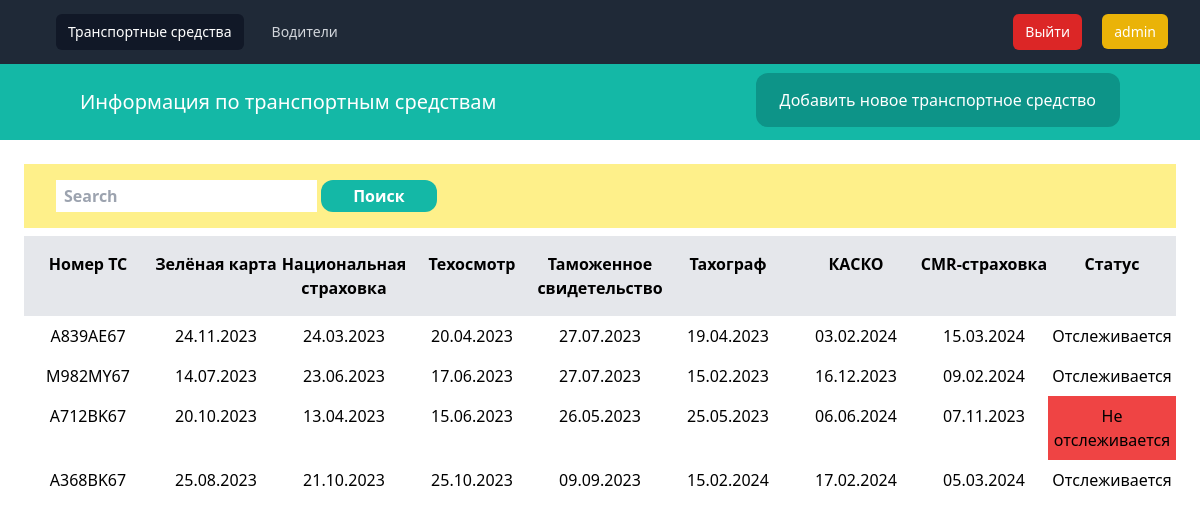
/cars/ (signed in), run on an earlier commit of the app's database.
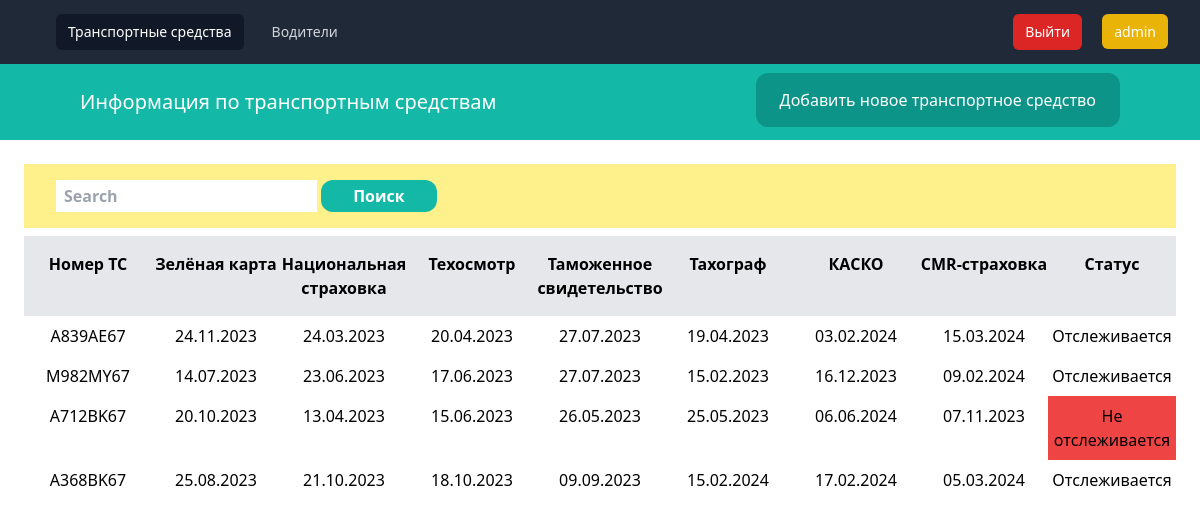
And on a later commit of the database.
### database/models.py (models this page shows, shortened)
class Car(models.Model):
    number = models.CharField(verbose_name='Номер авто', max_length=10)
    green_card = models.DateField(verbose_name='Зелёнка', blank=True, null=True)
    strahovka = models.DateField(verbose_name='Страховка', blank=True, null=True)
    tehosmotr = models.DateField(verbose_name='Техосмотр', blank=True, null=True)
    tahograf = models.DateField(verbose_name='Тахограф', blank=True, null=True)
    tamogennoye = models.DateField(verbose_name='Таможенное', blank=True, null=True)
    kasko = models.DateField(verbose_name='КАСКО', blank=True, null=True)
    cmr_strahovka = models.DateField(verbose_name='CMR-страховка', blank=True, null=True)
    active = models.BooleanField(verbose_name='Отслеживать?', default=True)
    class Meta:
        verbose_name = 'Транспортное средство'
        verbose_name_plural = 'Транспортные средства'

### database/views.py (the view)
# urls.py: path('cars/', cars, name='cars'),
@login_required
def cars(request):
    search_by = request.GET.get('search_by')
    query = request.GET.get('query')
    if query:
        if search_by == "number":
            cars = Car.objects.filter(number__icontains=query)
    else:
        cars = Car.objects.all()
    return render(request, 'database/cars/cars.html', {'cars': cars})

### database/templates/database/cars/cars.html (shortened to what this page needs)
{% extends 'database/cars/base.html'%}
{% block content %}
    <div class="mb-4 py-6 px-6">
        {% if cars %}
            <div class="flex justify-between">
                <form class="form-inline py-4 px-8 bg-yellow-200 font-semibold w-full" action="{% url 'cars' %}">
                    <input class="form-control py-1 px-2" type="search" placeholder="Search" aria-label="Search" name="query">
                    <button class="btn btn-success py-1 px-8 bg-teal-500 text-white rounded-xl" type="submit">Поиск</button>
                </form>
            </div>
            <div class="mt-2 flex justify-between">
                <p class="py-4 text-center bg-gray-200 font-semibold w-full">Номер ТС</p>
                <p class="py-4 text-center bg-gray-200 font-semibold w-full">Зелёная карта</p>
                <p class="py-4 text-center bg-gray-200 font-semibold w-full">Национальная страховка</p>
                <p class="py-4 text-center bg-gray-200 font-semibold w-full">Техосмотр</p>
                <p class="py-4 text-center bg-gray-200 font-semibold w-full">Таможенное свидетельство</p>
                <p class="py-4 text-center bg-gray-200 font-semibold w-full">Тахограф</p>
                <p class="py-4 text-center bg-gray-200 font-semibold w-full">КАСКО</p>
                <p class="py-4 text-center bg-gray-200 font-semibold w-full">CMR-страховка</p>
                <p class="py-4 text-center bg-gray-200 font-semibold w-full">Статус</p>
            </div>
            {% for car in cars %}
                <div class="flex justify-between">
                    <p class="py-2 text-center w-full">
                        <a href="{% url 'car_edit' car.id %}"> {{ car.number }} </a>
                    </p>
                    <p class="py-2 text-center w-full">{{ car.green_card|date:"d.m.Y" }}</p>
                    <p class="py-2 text-center w-full">{{ car.strahovka|date:"d.m.Y" }}</p>
                    <p class="py-2 text-center w-full">{{ car.tehosmotr|date:"d.m.Y" }}</p>
                    <p class="py-2 text-center w-full">{{ car.tahograf|date:"d.m.Y" }}</p>
                    <p class="py-2 text-center w-full">{{ car.tamogennoye|date:"d.m.Y" }}</p>
                    <p class="py-2 text-center w-full">{{ car.kasko|date:"d.m.Y" }}</p>
                    <p class="py-2 text-center w-full">{{ car.cmr_strahovka|date:"d.m.Y" }}</p>
                    {% if car.active == True %}
                        <p class="py-2 text-center w-full">Отслеживается</p>
                    {% else %}
                        <p class="py-2 text-center bg-red-500 w-full">Не отслеживается</p>
                    {% endif %}
                </div>
            {% endfor %}
        {% else %}
            <p class="mt-6 px-2">На данный момент ни одного транспортного средства в базу данных не внесено...</p>
        {% endif %}
    </div>
{% endblock %}

What changed in the data, as far as the page shows it:
changed Car "A368BK67": tehosmotr "25.10.2023" → "18.10.2023"
